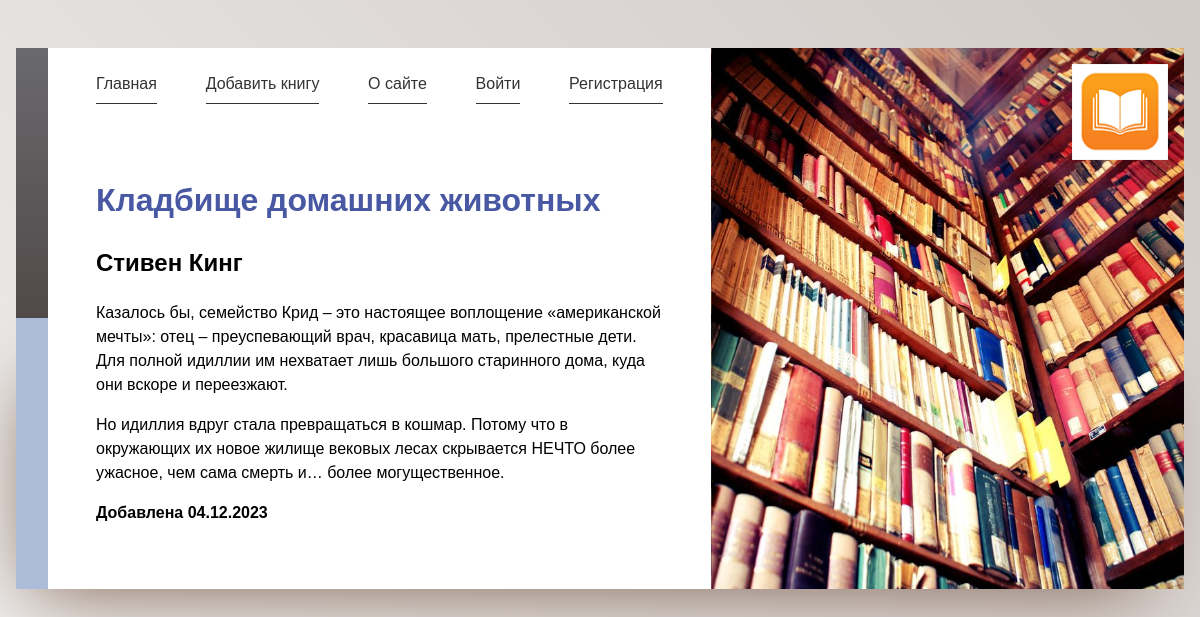
The page /book/kladbishe-domashnih-zhivotnyh/ on the database its author committed.
### library/models.py (models this page shows, shortened)
class Book(models.Model):
    name = models.CharField(max_length=100, verbose_name='Название')
    slug = models.SlugField(max_length=50, unique=True, db_index=True, verbose_name='URL')
    synopsis = models.TextField(blank=True, null=True, verbose_name='Описание')
    date_added = models.DateTimeField(auto_now_add=True, verbose_name='Дата добавления')
    date_updated = models.DateTimeField(auto_now=True, verbose_name='Дата изменения')
    is_visible = models.BooleanField(default=True, verbose_name='Видимость')
    genre = models.ForeignKey(Genre, on_delete=models.CASCADE, related_name='books', verbose_name='Жанр')
    author = models.ManyToManyField(Author, related_name='books', verbose_name='Автор')
    added_by = models.ForeignKey(get_user_model(), on_delete=models.SET_NULL, related_name='books',
                                 verbose_name='Добавил', null=True, default=None)
    objects = models.Manager()
    visible = VisibleManager()
    class Meta:
        verbose_name = 'Книга'
        verbose_name_plural = 'Книги'

class Author(models.Model):
    name = models.CharField(max_length=100, verbose_name='Имя')
    slug = models.SlugField(max_length=50, unique=True, db_index=True, verbose_name='URL')
    fullname = models.TextField(blank=True, null=True, verbose_name='Полное имя')
    class Meta:
        verbose_name = 'Автор'
        verbose_name_plural = 'Авторы'

### library/views.py (the view)
# urls.py: path('book/<slug:book_slug>/', views.show_book, name='book'),
def show_book(request, book_slug):
    book = get_object_or_404(Book, slug=book_slug)
    genre = book.genre
    authors = book.author.all()
    context = {
        'title': book.name,
        'genre': genre,
        'book': book,
        'authors': authors,
    }
    return render(request, 'library/book.html', context)

### library/context_processors.py (called while the page is built)
def get_menu(request):
    return {'mainmenu': menu}

### library/templates/library/book.html
{% extends 'base.html' %}
{% block content %}
<h1>
    <span>{{ book.name }}</span></h1>
<h2>
    {% for author in authors %}
    {{ author.fullname }}{% if authors|length > 1 and not forloop.last%}, {% endif %}
    {% endfor %}
</h2>
<p>{{ book.synopsis|linebreaks }}</p>
<p><b>Добавлена {{ book.added_by.username }} {{ book.date_added|date:"d.m.Y"}}</b></p>
{% endblock %}

### static/css/style.css (style rules this page uses)
:root { --var-padding: 1em; --highlight: hsl(230, 38%, 46%); --highlight-dark: hsl(230, 38%, 36%); --logo-width: 6em; --logo-offset: 1em; --main-column-width: 25em; }
* { box-sizing: border-box; }
*::before, *::after { border-box: inherit; }
main h1 { margin-top: 0; font-weight: normal; }
main h1 span { display: block; color: var(--highlight); font-weight: bolder; }
html { min-height: 100vh; font-family: sans-serif; line-height: 1.5; background: linear-gradient(45deg, #f1f0ef, #d1cac7); background-repeat: no-repeat; background-size: cover; }
body { margin: 0; }
@media (min-width: 37.5em) { :root { --var-padding: 3em; } }
@media (min-width: 37.5em) { body { margin: 1em; } }

### rows shown on the page
Book: name "Кладбище домашних животных", synopsis "Казалось бы, семейство Крид – это настоящее воплощение «американской мечты»: отец – преуспевающий врач, красавица мать, прелестные дети. Для полной идиллии им нехватает лишь большого старинного дома, куда они вскоре и переезжают. Но идиллия вдруг стала превращаться в кошмар. Потому что в окружающих их новое жилище вековых лесах скрывается НЕЧТО более ужасное, чем сама смерть и… более могущественное.", date_added "04.12.2023"
Author: fullname "Стивен Кинг"

### other values the page prints
{{ m.title }} "Главная" "Добавить книгу" "О сайте"
